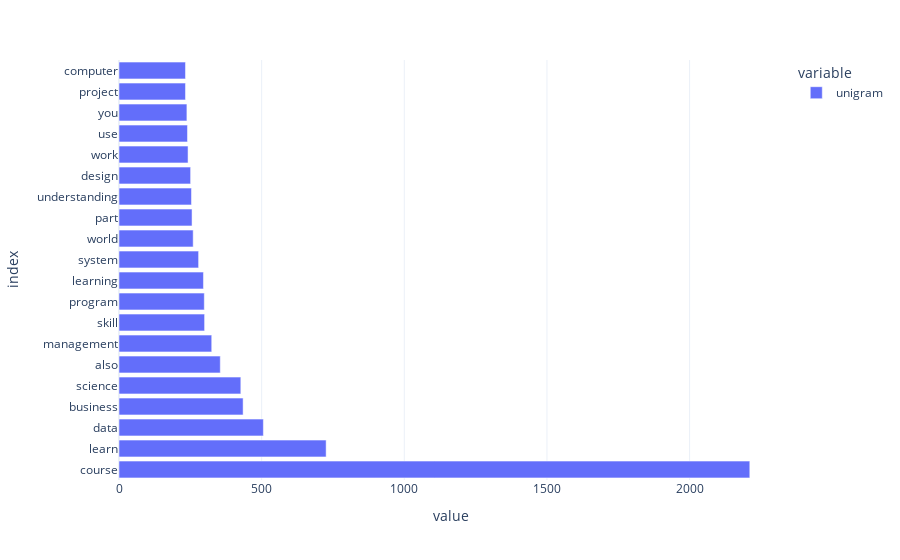

The notebook cell saved with this chart:
### Code cell
plot_counter(Counter(dict_ngrams['unigram']),20,'unigram')

### Figure 1 — Plotly figure (JSON) as saved in the notebook; plotly's stock layout.template omitted (floating-point values rounded to 4 significant figures)
{"data": [{"alignmentgroup": "True", "hovertemplate": "variable=unigram<br>value=%{x}<br>index=%{y}<extra></extra>", "legendgroup": "unigram", "marker": {"color": "#636efa", "pattern": {"shape": ""}}, "name": "unigram", "offsetgroup": "unigram", "orientation": "h", "showlegend": true, "textposition": "auto", "type": "bar", "x": [2211, 726, 506, 435, 427, 355, 325, 300, 299, 296, 279, 260, 256, 254, 251, 242, 240, 238, 233, 233], "xaxis": "x", "y": ["course", "learn", "data", "business", "science", "also", "management", "skill", "program", "learning", "system", "world", "part", "understanding", "design", "work", "use", "you", "project", "computer"], "yaxis": "y"}], "layout": {"barmode": "relative", "legend": {"title": {"text": "variable"}, "tracegroupgap": 0}, "margin": {"t": 60}, "xaxis": {"anchor": "y", "domain": [0, 1], "title": {"text": "value"}}, "yaxis": {"anchor": "x", "domain": [0, 1], "title": {"text": "index"}}}}
